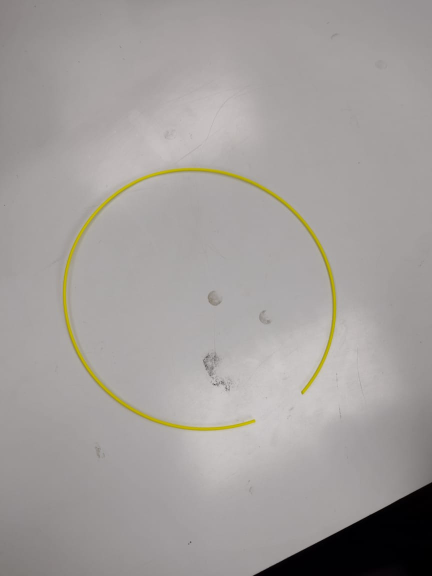
#> input picture garudaTest1/testCodes/Imgs/terreno.jpg, 864 x 1152 px (shown at 1/2 size)
$ python Test1.py
#> lines starting #> are read from the running program, lines starting #| are printed output that depends on the picture; after the words box and inside, x2 and y2 are one past the last pixel; in counts of white or black regions, pixels touching at a corner belong together
import cv2
import numpy as np

# Cargar la imagen
image = cv2.imread('../Imgs/terreno.jpg')
#> image is the input picture: shape (1152, 864, 3); mean B, G, R 155.4, 157.7, 161.8
resized_image = cv2.resize(image, (500, 500))
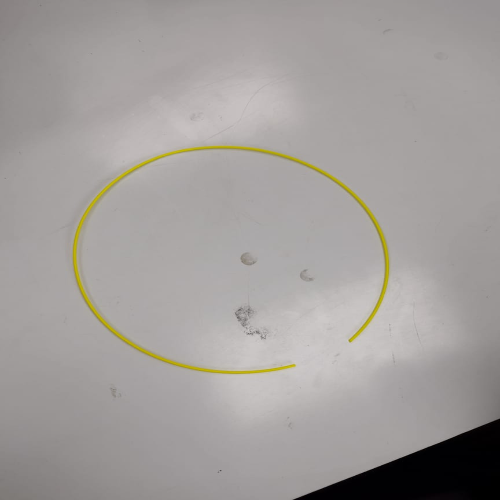
#> resized_image: shape (500, 500, 3); mean B, G, R 155.3, 157.7, 161.7


# Convertir la imagen de BGR a HSV
hsv = cv2.cvtColor(image, cv2.COLOR_BGR2HSV)
#> hsv: shape (1152, 864, 3); mean H, S, V 35.9, 15.7, 161.8

# Definir los rangos para el color amarillo en HSV
# Estos valores pueden ajustarse según la tonalidad del amarillo en tu imagen
lower_yellow = np.array([20, 100, 100])  # Rango inferior
upper_yellow = np.array([30, 255, 255])  # Rango superior

# Crear una máscara para los píxeles dentro del rango del color amarillo
mask = cv2.inRange(hsv, lower_yellow, upper_yellow)
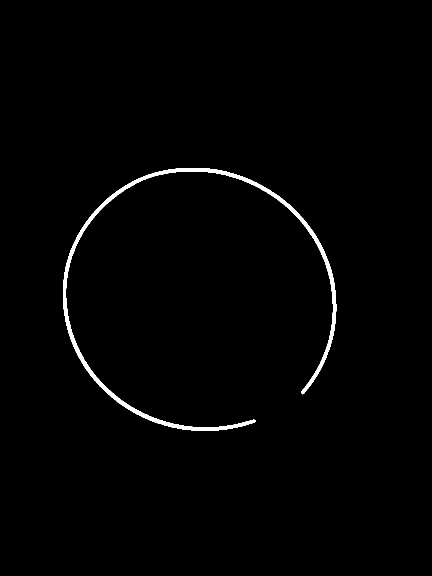
#> mask: shape (1152, 864) (shown at 1/2 size); 1.2% white; 1 white region
# resized_mask = cv2.resize(mask, (100, 100))

# Aplicar la máscara a la imagen original para extraer solo las áreas amarillas
result = cv2.bitwise_and(image, image, mask=mask)
resized_result = cv2.resize(result, (500, 500))
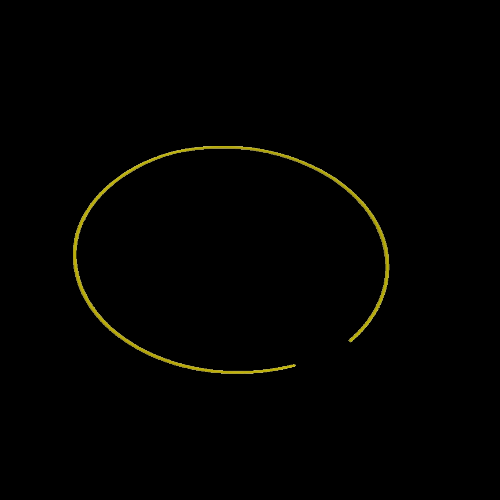
#> resized_result: shape (500, 500, 3); mean B, G, R 0.4, 1.9, 2

# Mostrar la imagen original, la máscara y el resultado
# cv2.imshow('Imagen original', resized_image)
# cv2.imshow('Mascara', resized_mask)
# cv2.imshow('Resultado (color amarillo extraído)', resized_result)

# Encontrar los contornos de las áreas amarillas
contours, _ = cv2.findContours(mask, cv2.RETR_EXTERNAL, cv2.CHAIN_APPROX_SIMPLE)
#> contours = 1 contour; box (x1, y1, x2, y2) and area: (126, 336, 673, 862) 10075

# Dibujar los contornos en la imagen original (opcional para visualización)
cv2.drawContours(image, contours, -1, (0, 255, 0), 2)
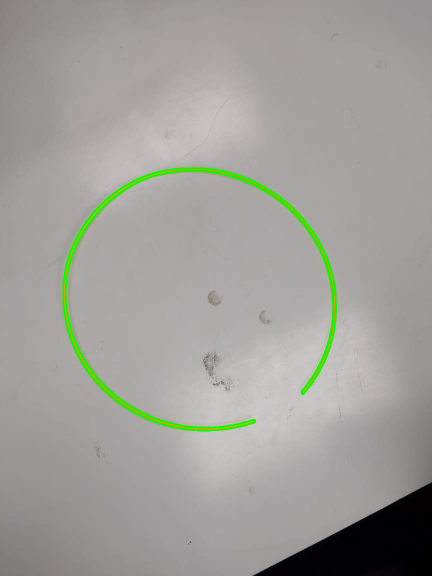
#> image: shape (1152, 864, 3) (shown at 1/2 size); 1.08% of pixels changed, all inside (x1, y1, x2, y2) = (125, 335, 674, 863)

# Mostrar la imagen con los contornos dibujados
cv2.imshow('Contornos detectados', image)
cv2.waitKey(0)
cv2.destroyAllWindows()

# Obtener coordenadas de los contornos (opcional para exportación)
# for contour in contours:
#     for point in contour:
#         print(point)  # Estas son las coordenadas de los puntos en el contorno
